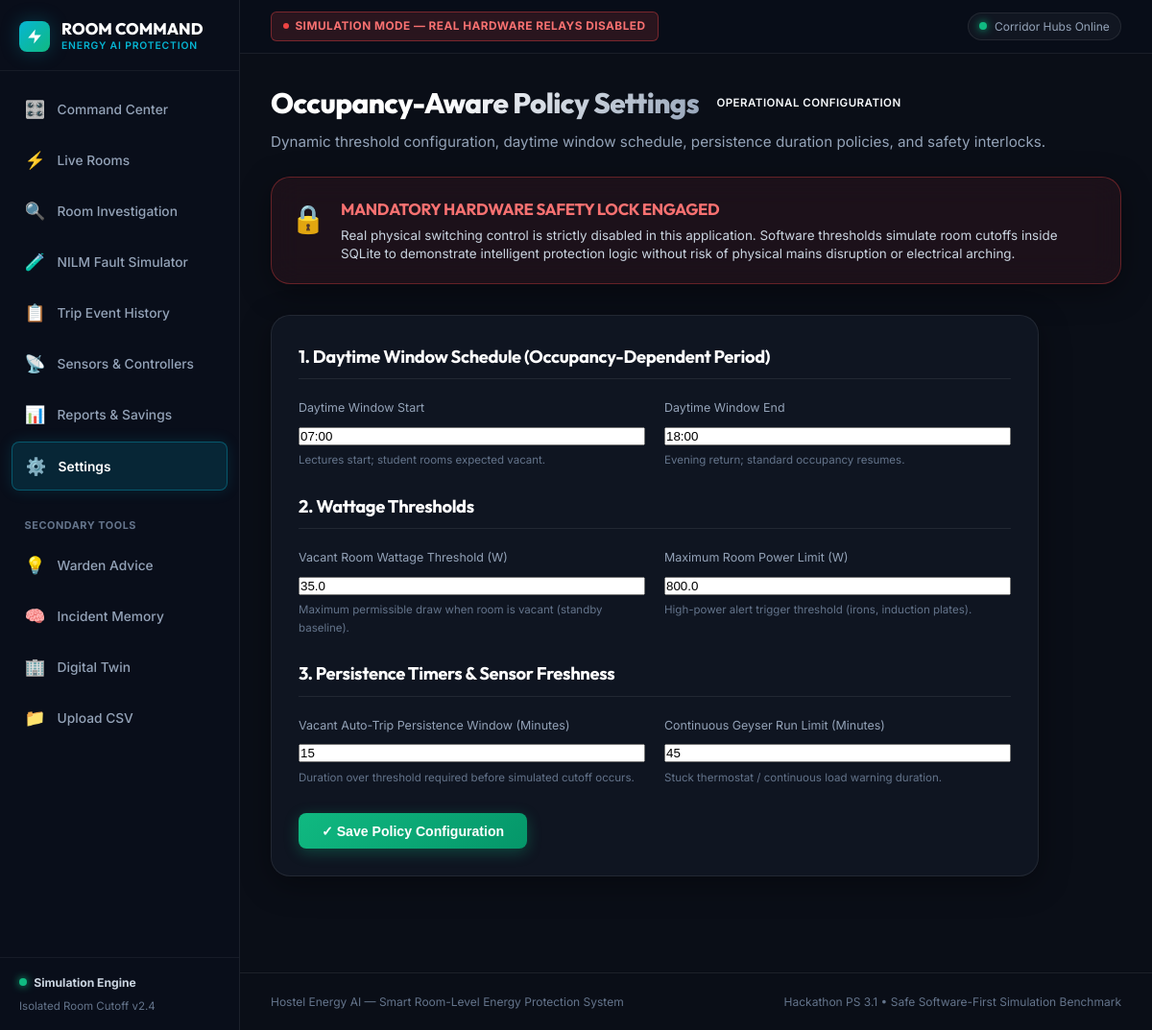
The app's page /settings, older data.
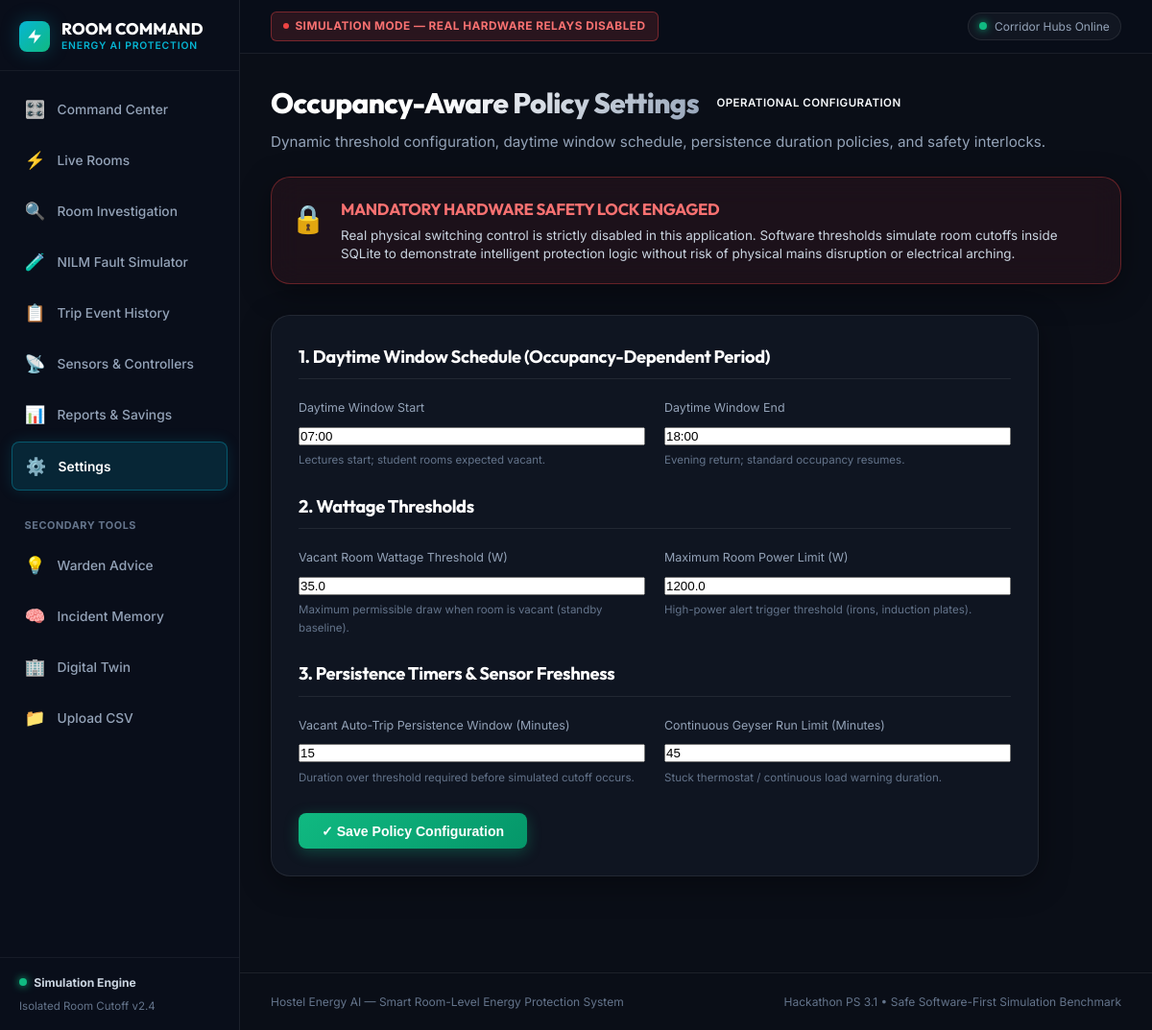
The same page, newer data.
### tables this page shows
CREATE TABLE system_settings (
        key TEXT PRIMARY KEY,
        value TEXT NOT NULL,
        description TEXT
    );

### routes/views.py (the view)
@views_bp.route("/settings")
def settings():
    current_settings = _room_mgr.get_system_settings()
    return render_template(
        "settings.html",
        active_page="settings",
        settings=current_settings,
        blocks=Config.HOSTEL_BLOCKS,
        disclaimer=Config.DISCLAIMER_TEXT
    )

### database.py (called while the page is built)
def get_db_connection(db_path=None):
    if db_path is None:
        db_path = Config.DATABASE_PATH
    conn = sqlite3.connect(db_path, timeout=30.0)
    try:
        conn.execute("PRAGMA journal_mode=WAL;")
        conn.execute("PRAGMA busy_timeout=30000;")
    except Exception:
        pass
    conn.row_factory = sqlite3.Row
    return conn

### services/room_manager.py (called while the page is built)
    def get_system_settings(self):
        conn = get_db_connection()
        cursor = conn.cursor()
        cursor.execute("SELECT key, value, description FROM system_settings")
        rows = cursor.fetchall()
        conn.close()
        settings = {r["key"]: r["value"] for r in rows}
        return settings

### templates/settings.html (shortened to what the changed rows need)
{% extends "base.html" %}
{% block content %}
<div class="page-header" style="margin-bottom: 1.5rem; display: flex; justify-content: space-between; align-items: flex-start; flex-wrap: wrap; gap: 1rem;">
  <div>
    <div style="display: flex; align-items: center; gap: 0.5rem; margin-bottom: 0.25rem;">
      <h1 class="page-title" style="font-size: 1.85rem; font-weight: 800;">Occupancy-Aware Policy Settings</h1>
    </div>
  </div>
</div>
<div class="glass-panel" style="padding: 1.75rem; max-width: 800px; margin-bottom: 2.5rem;">
  <form id="settings-form" onsubmit="saveSettings(event)">
    <div style="display: grid; grid-template-columns: 1fr 1fr; gap: 1.25rem; margin-bottom: 1.5rem;">
      <div>
        <label style="font-size: 0.78rem; color: var(--text-secondary); display: block; margin-bottom: 0.35rem;">
          Maximum Room Power Limit (W)
        </label>
        <input type="number" step="10" id="set-high-power-threshold" class="select-custom" value="{{ settings.high_power_threshold_w | default('1200.0') }}" style="width: 100%;" required>
        <div style="font-size: 0.72rem; color: var(--text-muted); margin-top: 0.25rem;">High-power alert trigger threshold (irons, induction plates).</div>
      </div>
    </div>
  </form>
</div>
{% endblock %}

Row changes from the older to the newer data that the page shows:
changed system_settings (number 4 of 6 on the later page): high_power_threshold_w "800.0" → "1200.0"
